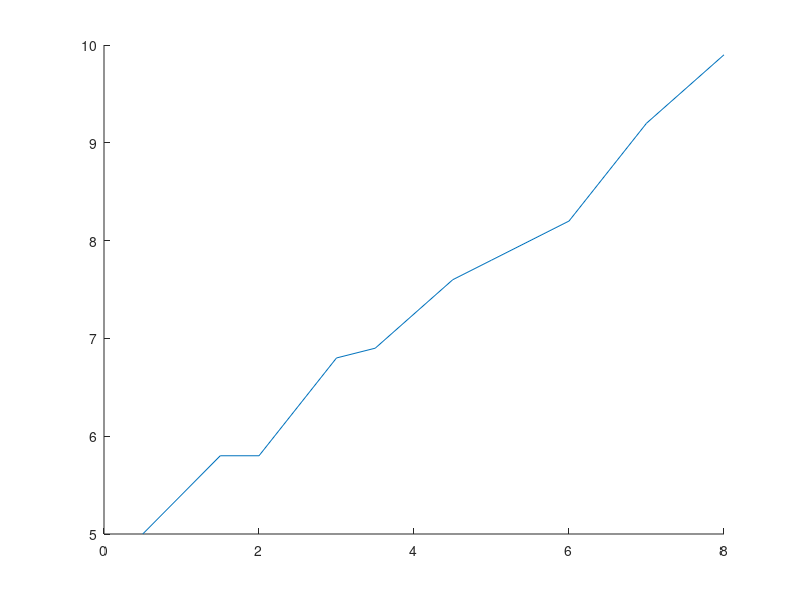

Write the MATLAB code that produced this figure.
nodes = [0.5 1.5 2 3 3.5 4.5 5 6 7 8];
f_nodes = [5 5.8 5.8 6.8 6.9 7.6 7.8 8.2 9.2 9.9];

p = polyfit(nodes,f_nodes,1);
pval=polyval(p,nodes);
pvalue=polyval(p,4)

difference=norm(pval-pvalue)
hold on
plot(nodes,f_nodes)

